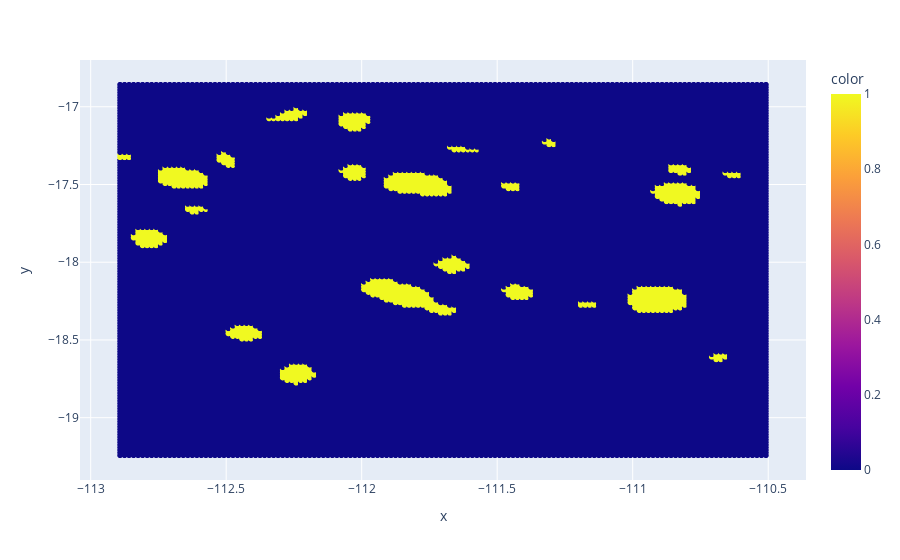

The notebook cell saved with this chart:
### Code cell
px.scatter(x=data['lon'], y=data['lat'], color=predictions).show()

### Figure 1 — Plotly figure (JSON) as saved in the notebook; plotly's stock layout.template omitted (floating-point values rounded to 4 significant figures; data arrays with more than 128 entries replaced by an {"elided": "..."} marker saying what was removed)
{"data": [{"hovertemplate": "x=%{x}<br>y=%{y}<br>color=%{marker.color}<extra></extra>", "legendgroup": "", "marker": {"color": {"elided": "20736 int values"}, "coloraxis": "coloraxis", "symbol": "circle"}, "mode": "markers", "name": "", "showlegend": false, "type": "scattergl", "x": {"elided": "20736 float values"}, "xaxis": "x", "y": {"elided": "20736 float values"}, "yaxis": "y"}], "layout": {"coloraxis": {"colorbar": {"title": {"text": "color"}}, "colorscale": [[0, "#0d0887"], [0.1111, "#46039f"], [0.2222, "#7201a8"], [0.3333, "#9c179e"], [0.4444, "#bd3786"], [0.5556, "#d8576b"], [0.6667, "#ed7953"], [0.7778, "#fb9f3a"], [0.8889, "#fdca26"], [1, "#f0f921"]]}, "legend": {"tracegroupgap": 0}, "margin": {"t": 60}, "xaxis": {"anchor": "y", "domain": [0, 1], "title": {"text": "x"}}, "yaxis": {"anchor": "x", "domain": [0, 1], "title": {"text": "y"}}}}
